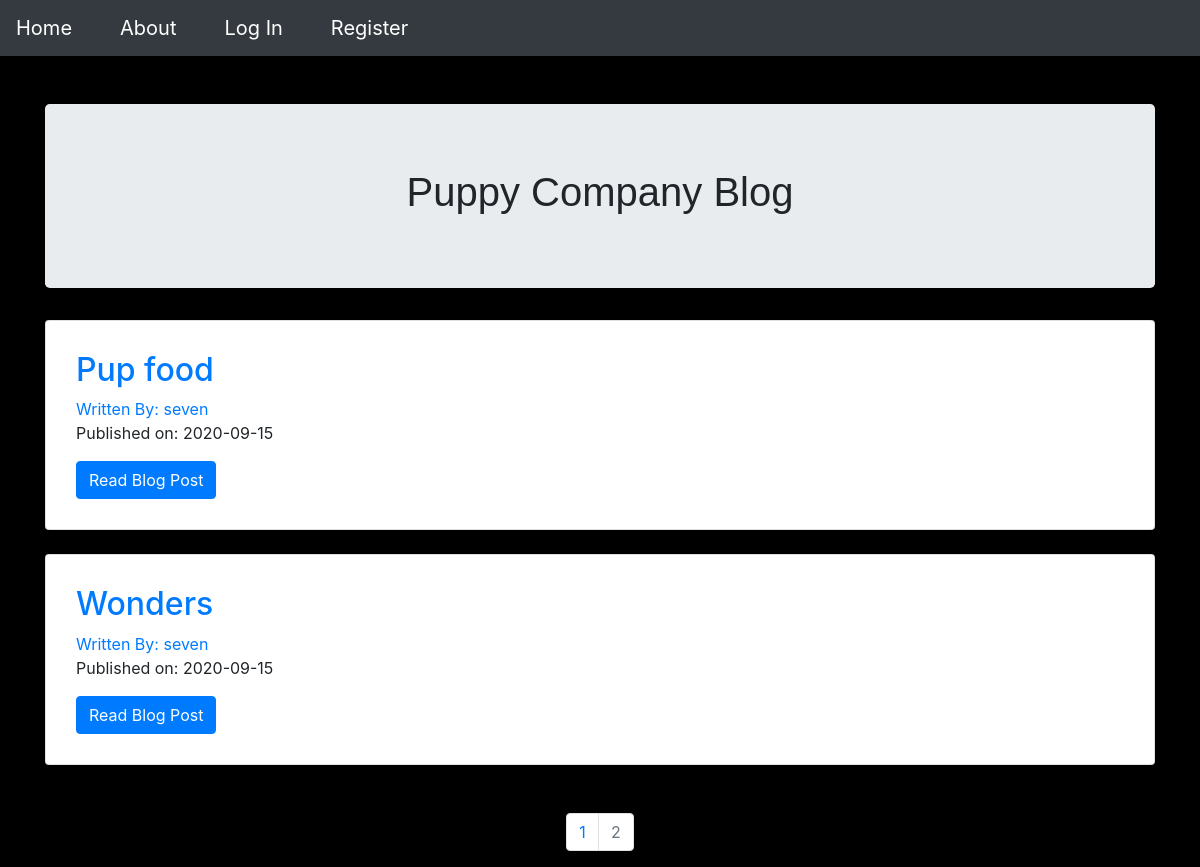
Screenshot of /?page=2 with the database file from the repository.
### puppycompanyblog/models.py (models this page shows, shortened)
class BlogPost(db.Model):
    users = db.relationship(User)
    id = db.Column(db.Integer, primary_key=True)
    user_id = db.Column(db.Integer, db.ForeignKey('users.id'), nullable=False)
    date = db.Column(db.DateTime, nullable=False, default=datetime.utcnow)
    title = db.Column(db.String(140), nullable=False)
    text = db.Column(db.Text, nullable=False)

class User(db.Model, UserMixin):
    __tablename__ = 'users'
    id = db.Column(db.Integer, primary_key=True)
    profile_image = db.Column(
        db.String(64), nullable=False, default='default_profile.jpg')
    email = db.Column(db.String(64), unique=True, index=True)
    username = db.Column(db.String(64), unique=True, index=True)
    pasword_hash = db.Column(db.String(128))
    posts = db.relationship('BlogPost', backref='author', lazy=True)

### puppycompanyblog/core/views.py (the view)
@core.route('/')
def index():
    page = request.args.get('page', 1, type=int)
    blog_posts = BlogPost.query.order_by(BlogPost.date.desc()).paginate(page=page, per_page=4)\
    return render_template('index.html', blog_posts=blog_posts)

### puppycompanyblog/templates/index.html
{% extends "base.html" %} {% block content %}
<div class="jumbotron">
  <center>
    <h1 style="font-family:'Lucida Sans', 'Lucida Sans Regular', 'Lucida Grande', 'Lucida Sans Unicode', Geneva, Verdana, sans-serif">Puppy Company Blog</h1>
  </center>
</div>
<div class="conatiner">
  {% for post in blog_posts.items %}
  <div class="card" style="padding: 30px;">
    <div class="card-cody">
      <h2>
        <a
          href="{{url_for('blog_posts.blog_post',blog_post_id = post.id)}}"
          class="card-title"
          >{{post.title}}</a
        >
      </h2>
      <a href="{{url_for('users.user_posts',username=post.author.username)}}"
        >Written By: {{post.author.username}}</a
      >
      <p>Published on: {{post.date.strftime('%Y-%m-%d')}}</p>
      <a
        href="{{url_for('blog_posts.blog_post',blog_post_id = post.id)}}"
        class="btn btn-primary"
        >Read Blog Post</a
      >
    </div>
  </div>
  <br>
  {% endfor %}
</div>
<br>
<nav aria-label="Page navigation example">
  <ul class="pagination justify-content-center">
    {% for page_num in blog_posts.iter_pages(left_edge=1,right_edge=1,left_current=1,right_current=2) %}
      {%if blog_posts.page == page_num %}
      <li class="page-item disabled">
        <a href="{{url_for('core.index',page=page_num)}}" class="page-link">{{page_num}}</a>
      </li>
      {% else %}
      <li class="page-item">
        <a href="{{url_for('core.index',page=page_num)}}" class="page-link">{{page_num}}</a>
      </li>
      {% endif %}
    {% endfor %}
  </ul>
</nav
{% endblock %}

### rows the page displays
BlogPost: title "Pup food", author.username "seven", date "2020-09-15"
BlogPost: title "Wonders", author.username "seven", date "2020-09-15"

### other values shown
{{ page_num }} "1"
{{ page_num }} "2"
